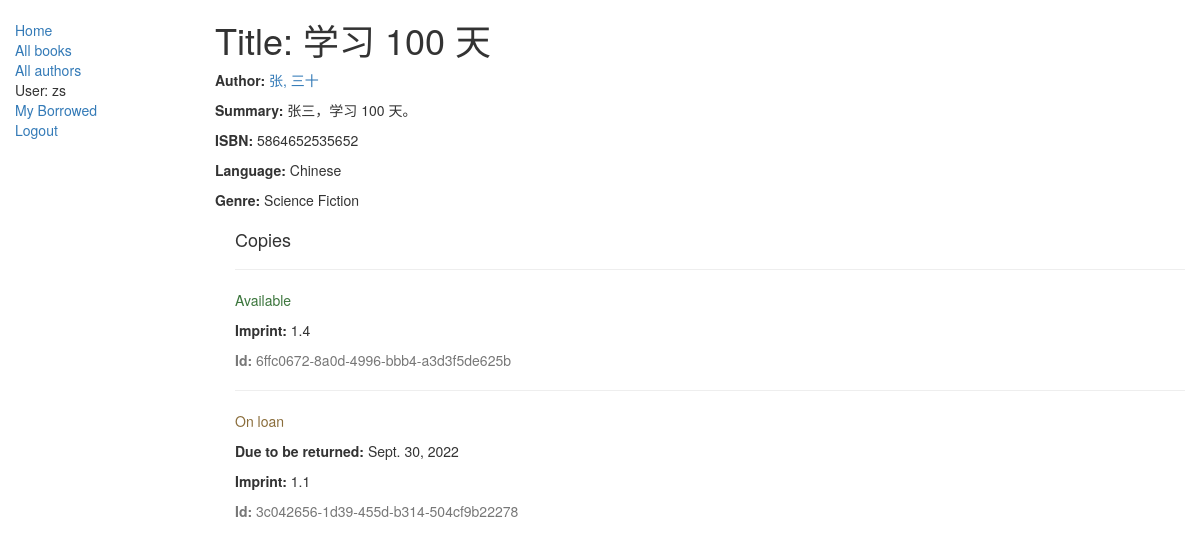
/catalog/book/3 (signed in), run on the app's committed database.
### catalog/models.py (models this page shows, shortened)
class Book(models.Model):
    title = models.CharField(max_length=200)
    author = models.ForeignKey('Author', on_delete=models.SET_NULL, null=True)
    summary = models.TextField(max_length=1000, help_text="Enter a brief description of the book")
    isbn = models.CharField('ISBN', max_length=13,
                            unique=True,
                            help_text='13 Character <a href="https://www.isbn-international.org/content/what-isbn'
                                      '">ISBN number</a>')
    genre = models.ManyToManyField(Genre, help_text="Select a genre for this book")
    language = models.ForeignKey('Language', on_delete=models.SET_NULL, null=True)
    class Meta:
        ordering = ['title', 'author']
    def display_genre(self):
        return ', '.join([genre.name for genre in self.genre.all()[:3]])
    display_genre.short_description = 'Genre'

class Author(models.Model):
    first_name = models.CharField(max_length=100)
    last_name = models.CharField(max_length=100)
    date_of_birth = models.DateField(null=True, blank=True)
    date_of_death = models.DateField('Died', null=True, blank=True)
    class Meta:
        ordering = ['last_name', 'first_name']
    def get_absolute_url(self):
        return reverse('author-detail', args=[str(self.id)])
    def __str__(self):
        return '%s, %s' % (self.last_name, self.first_name)

class Language(models.Model):
    name = models.CharField(max_length=200,
                            help_text="Enter the book's natural language (e.g. English, French, Japanese etc.)")
    def __str__(self):
        return self.name

class Genre(models.Model):
	name = models.CharField(
		max_length=200,
        help_text="Enter a book genre (e.g. Science Fiction, French Poetry etc.)"
        )
	def __str__(self):
		return self.name

class BookInstance(models.Model):
    id = models.UUIDField(primary_key=True, default=uuid.uuid4, help_text="Unique ID for this particular book across whole library")
    book = models.ForeignKey('Book', on_delete=models.SET_NULL, null=True)
    imprint = models.CharField(max_length=200)
    due_back = models.DateField(null=True, blank=True)
    borrower = models.ForeignKey(User, on_delete=models.SET_NULL, null=True, blank=True)
    LOAN_STATUS = (
        ('m', 'Maintenance'),
        ('o', 'On loan'),
        ('a', 'Available'),
        ('r', 'Reserved'),
    )
    status = models.CharField(max_length=1, choices=LOAN_STATUS, blank=True, default='m', help_text='Book availability')
    class Meta:
        ordering = ["due_back"]
        permissions = (("can_mark_returned", "Set book as returned"),)

### catalog/views.py (the view)
# urls.py: path('book/<int:pk>', views.BookDetailView.as_view(), name='book-detail'),
class BookDetailView(LoginRequiredMixin, generic.DetailView):
    model = Book

### catalog/templates/catalog/book_detail.html (shortened to what this page needs)
{% extends "base_generic.html" %}
{% block content %}
  <h1>Title: {{ book.title }}</h1>
  <p><strong>Author:</strong> <a href="{{ book.author.get_absolute_url }}">{{ book.author }}</a></p>
  <p><strong>Summary:</strong> {{ book.summary }}</p>
  <p><strong>ISBN:</strong> {{ book.isbn }}</p>
  <p><strong>Language:</strong> {{ book.language }}</p>
  <p><strong>Genre:</strong> {% for genre in book.genre.all %} {{ genre }}{% if not forloop.last %}, {% endif %}{% endfor %}</p>
  <div style="margin-left:20px;margin-top:20px">
    <h4>Copies</h4>
    {% for copy in book.bookinstance_set.all %}
    <hr>
    <p class="{% if copy.status == 'a' %}text-success{% elif copy.status == 'm' %}text-danger{% else %}text-warning{% endif %}">{{ copy.get_status_display }}</p>
    {% if copy.status != 'a' %}<p><strong>Due to be returned:</strong> {{copy.due_back}}</p>{% endif %}
    <p><strong>Imprint:</strong> {{copy.imprint}}</p>
    <p class="text-muted"><strong>Id:</strong> {{copy.id}}</p>
    {% endfor %}
  </div>
{% endblock %}

### catalog/templates/base_generic.html (shortened to what this page needs)
<!DOCTYPE html>
<html lang="en">
<head>
  <link rel="stylesheet" href="https://maxcdn.bootstrapcdn.com/bootstrap/3.3.7/css/bootstrap.min.css">
  {% load static %}
  <link rel="stylesheet" href="{% static 'css/styles.css' %}">
</head>
<body>
  <div class="container-fluid">
    <div class="row">
      <div class="col-sm-2">
      {% block sidebar %}
      <ul class="sidebar-nav">
          <li><a href="{% url 'index' %}">Home</a></li>
          <li><a href="{% url 'books' %}">All books</a></li>
          <li><a href="{% url 'authors' %}">All authors</a></li>
          {% if user.is_authenticated %}
          <li>User: {{ user.get_username }}</li>
          <li><a href="{% url 'my-borrowed' %}">My Borrowed</a></li>
          <li><a href="{% url 'logout'%}?next={{request.path}}">Logout</a></li>
          {% else %}
          <li><a href="{% url 'login'%}?next={{request.path}}">Login</a></li>
          {% endif %}
      </ul>
     {% endblock %}
      </div>
      <div class="col-sm-10 ">
      {% block content %}{% endblock %}
      </div>
    </div>
  </div>
</body>
</html>

### catalog/static/css/styles.css (style rules this page uses)
.sidebar-nav { margin-top: 20px; padding: 0; list-style: none; }

### data on the page
Book: title "学习 100 天", author "张, 三十", summary "张三，学习 100 天。", isbn "5864652535652", language "Chinese"
Genre: name "Science Fiction"
BookInstance: status "Available", imprint "1.4", id "6ffc0672-8a0d-4996-bbb4-a3d3f5de625b"
BookInstance: status "On loan", due_back "Sept. 30, 2022", imprint "1.1", id "3c042656-1d39-455d-b314-504cf9b22278"

### other printed values
{{ user.get_username }} "zs"
